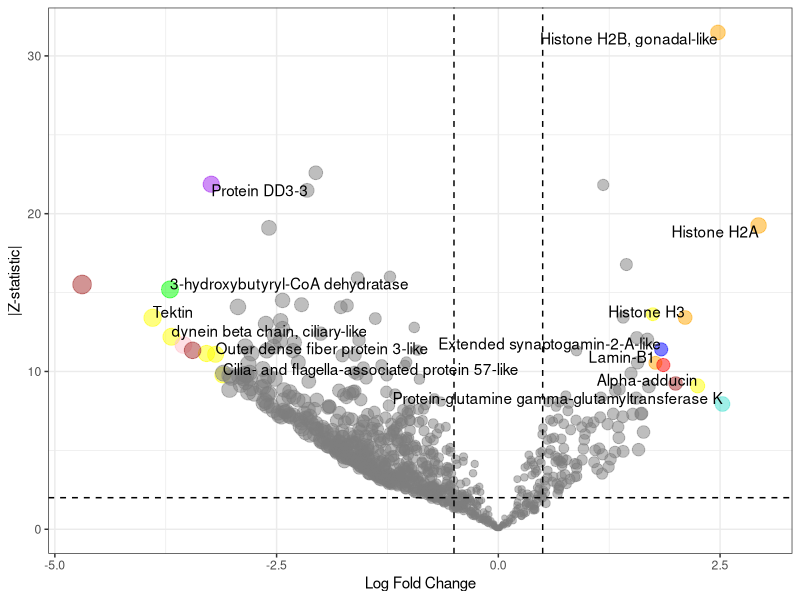

R code for this plot:
#R script for volcano plot (adult tissue vs. gamete bundle)
#load libraries
library(ggplot2)

#read in data
q.dat<-read.csv('diff abund with annotations.csv')

#assigned broad category colors to GO terms
GO.colors<-c('antioxidant' = 'red', 'chromatin condensation' = 'orange', 'chromatin structure' = 'orange', 'cilia & flagella cytoskeleton' = 'yellow', 'cilia cytoskeleton' = 'yellow', 'cilium' = 'yellow', 'cleaves C-O bonds' = 'green', 'cytoskeleton' = 'yellow', 'ER membrane' = 'blue', 'iron storage' = 'pink', 'post-translational modification, O-glycosylation' = 'purple', 'protein cross-linking' = 'turquoise', 'unknown' ='brown')

ggplot(dat=q.dat) +
  geom_point(aes(x=LogFoldChange, y=abs(Zstatistic), color=Function, size=abs(LogFoldChange)), alpha=0.5) +
  theme_bw() +
  geom_text(aes(x=LogFoldChange, y=abs(Zstatistic), label=Name), check_overlap=T, hjust='inward', vjust='inward')+
  scale_color_manual(values=GO.colors) +
  labs(x='Log Fold Change', y='|Z-statistic|') +
  geom_hline(yintercept=2, linetype='dashed') +
  geom_vline(xintercept=0.5, linetype='dashed') +
  geom_vline(xintercept=-0.5, linetype='dashed') +
  theme(legend.position="none")
